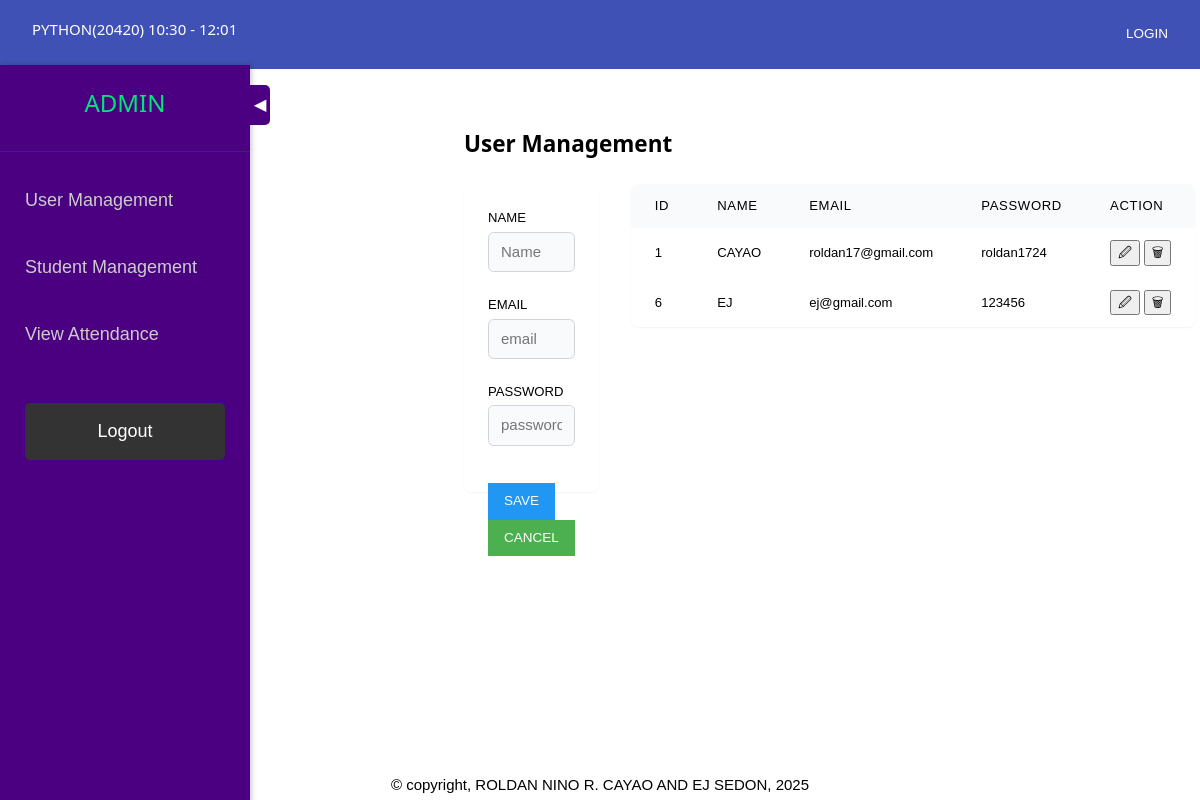
The page /admin on the database its author committed.
### tables this page shows
CREATE TABLE admin(id integer primary key autoincrement, name varchar(50), email varchar(50), password carchar(50));

### app.py (the view)
@app.route("/admin")
def admin()->None:
    school:list = getall('admin')
    return render_template("admin.html", adminlist = school)

### db/dbhelper.py (called while the page is built)
def getprocess(sql:str,vals:list)->list:
    data: list = []
    try:
        conn: any = connect(database)
        conn.row_factory = Row
        cursor: any = conn.cursor()
        cursor.execute(sql, vals)
        rows = cursor.fetchall()
        data = [dict(row) for row in rows]  # <-- convert to dict
    except Exception as e:
        print(f"Error: {e}")
    finally:
        cursor.close()
        conn.close()
    return data

def getall(table:str)->list:
    sql:str = f"SELECT * FROM {table}"
    return getprocess(sql,[])

### templates/admin.html (shortened to what this page needs)
{% extends 'base.html' %}
{% block content %}
	<div class="sidebar">
    <div class="sidebar-header">
        <h2 class="sidebar-title">ADMIN</h2>
		<div id="sidebarToggle" class="sidebar-toggle">◀</div>
    </div>
    <ul class="sidebar-nav">
        <li class="nav-item">
            <a href="/admin" class="nav-link">User Management</a>
        </li>
        <li class="nav-item">
            <a href="/student" class="nav-link">Student Management</a>
        </li>
        <li class="nav-item">
            <a href="/attendance" class="nav-link">View Attendance</a>
        </li>
        <li class="nav-item logout">
            <a href="/logout" class="nav-link">Logout</a>
        </li>
    </ul>
</div>
<main class="main-content">
	<div class="content-wrapper">
		<h2 class="main-title">User Management</h2>
			<div class="grid-layout">
				<div class="form-container">
					<div class="card form-card">
						<form method="POST" action="/saveadmin">
							<div class="form-group">
								<label class="form-label" for="name">NAME</label>
								<input class="form-input" id="name" name="name" placeholder="Name" type="name"/>
							</div>
							<div class="form-group">
								<label class="form-label" for="email">EMAIL</label>
								<input class="form-input" id="email" name="email" placeholder="email" type="email"/>
							</div>
							<div class="form-group">
								<label class="form-label" for="password">PASSWORD</label>
								<input class="form-input" id="password" name="password" placeholder="password" type="password"/>
							</div>
						<p class="w3-right">
							<input class="w3-button w3-blue" type='submit' value='SAVE'>
							<input type='button' value='CANCEL' class='w3-button w3-green' onclick='cancel()'>
						</p>
						</form>
					</div>
				</div>
				<div class="table-card-container">
					<div class="card table-container">
						<div class="table-scroll">
							<table class="table">
								<thead>
									<tr>
										<th scope="col">ID</th>
										<th scope="col">Name</th>
										<th scope="col">Email</th>
										<th scope="col">Password</th>
										<th scope="col">Action</th>
									</tr>
								</thead>
								{% for user in adminlist %}
										<tr>
											<td>{{ user['id'] }}</td>
											<td class="w3-hide-small w3-hide-medium">{{ user['name'].upper() }}</td>
											<td class="w3-hide-small w3-hide-medium">{{ user['email'] }}</td>
											<td class="w3-hide-small w3-hide-medium">{{ user['password'] }}</td>
											<td>
												<button onclick="editadmin('{{user['id']}}', '{{user['name']}}', '{{user['email']}}', '{{user['password']}}')">&#128393;</button>
												<button onclick="deleteadmin({{ user['id'] }})">&#128465;</button>
											</td>
										</tr>
										{% endfor%}
									</table>
								</div>
							</div>
						</div>
					</div>
				</div>
			</main>
		</div>
{% endblock %}

### static/css/w3.css (style rules this page uses)
*,*:before,*:after { box-sizing:inherit }
html { -ms-text-size-adjust:100%;-webkit-text-size-adjust:100% }
body { margin:0 }
article,aside,details,figcaption,figure,footer,header,main,menu,nav,section { display:block }
a { background-color:transparent }
button,input,select,textarea,optgroup { font:inherit;margin:0 }
button,input { overflow:visible }
button,select { text-transform:none }
button,[type=button],[type=reset],[type=submit] { -webkit-appearance:button }
html,body { font-family:Verdana,sans-serif;font-size:15px;line-height:1.5 }
html { overflow-x:hidden }
h2 { font-size:30px }
h1,h2,h3,h4,h5,h6 { font-family:"Segoe UI",Arial,sans-serif;font-weight:400;margin:10px 0 }
a { color:inherit }
.w3-btn,.w3-button { border:none;display:inline-block;padding:8px 16px;vertical-align:middle;overflow:hidden;text-decoration:none;color:inherit;background-color:inherit;text-align:center;cursor:pointer;white-space:nowrap }
.w3-btn,.w3-button { -webkit-touch-callout:none;-webkit-user-select:none;-khtml-user-select:none;-moz-user-select:none;-ms-user-select:none;user-select:none }
.w3-right { float:right!important }
.w3-blue,.w3-hover-blue:hover { color:#fff!important;background-color:#2196F3!important }
.w3-green,.w3-hover-green:hover { color:#fff!important;background-color:#4CAF50!important }

### templates/base.html (style rules this page uses)
body { margin: 0; font-family: Arial, sans-serif; }
.main-content { margin-left: 200px; padding: 20px; transition: margin-left 0.3s ease; }
.w3-button { padding: 8px 16px; font-size: 0.9rem; }

### templates/admin.html (style rules this page uses)
.sidebar { width: 250px; background-color: #4B0082; height: calc(100% - 50px); position: fixed; left: -250px; top: 65px; padding: 20px 0; box-shadow: 2px 0 5px rgba(0, 0, 0, 0.2); animation: slideIn 0.5s forwards; }
.sidebar-toggle { position: absolute; top: 20px; right: -20px; background-color: #4B0082; color: white; width: 20px; height: 40px; display: flex; align-items: center; justify-content: center; border-radius: 0 5px 5px 0; cursor: pointer; font-weight: bold; transition: transform 0.3s ease; }
.sidebar-toggle::after { content: ""; font-size: 16px; transition: transform 0.3s ease, content 0.3s ease; }
.sidebar-header { text-align: center; padding-bottom: 30px; border-bottom: 1px solid #333; margin-bottom: 20px; }
.sidebar-title { color: #00e676; font-size: 24px; margin: 0; }
.sidebar-nav { list-style: none; padding: 0; margin: 0; }
.nav-item { margin-bottom: 10px; }
.nav-link { display: block; padding: 15px 25px; color: #ccc; text-decoration: none; font-size: 18px; transition: background-color 0.3s ease, color 0.3s ease; }
.logout { margin-top: 40px; }
.logout .nav-link { background-color: #333; color: #fff; border-radius: 5px; text-align: center; margin: 0 25px; }
.main-content { flex: 1; padding: 32px; }
.content-wrapper { max-width: 1280px; margin: 0 auto; }
.main-title { font-size: 1.5rem; font-weight: 700; margin-bottom: 24px; }
.grid-layout { display: grid; grid-template-columns: 1fr; gap: 32px; }
@media (min-width: 1024px) { .grid-layout { grid-template-columns: 1fr 2fr; } }
.card { background-color: var(--surface-light); border: 1px solid var(--border-light); border-radius: 0.5rem; box-shadow: 0 1px 2px 0 rgb(0 0 0 / 0.05); }
.form-card { padding: 24px; }
.form-group { margin-bottom: 1.5rem; }
.form-label { display: block; font-size: 0.875rem; font-weight: 500; color: var(--text-light-secondary); margin-bottom: 4px; }
.form-input { width: 100%; padding: 8px 12px; border: 1px solid #d1d5db; border-radius: 0.375rem; background-color: #f9fafb; color: var(--text-light-primary); transition: border-color 0.2s; }
.table-container { border: 1px solid var(--border-light); border-radius: 0.5rem; overflow: hidden; }
.table-scroll { overflow-x: auto; }
.table { width: 100%; border-collapse: collapse; font-size: 0.875rem; text-align: left; }
.table thead { background-color: #f9fafb; }
.table th, .table td { padding: 12px 24px; white-space: nowrap; }
.table th { font-weight: 500; color: var(--text-light-tertiary); text-transform: uppercase; letter-spacing: 0.05em; }
.table tbody tr { border-top: 1px solid var(--border-light); }

### rows shown on the page
admin: id "1", name "CAYAO", email "roldan17@gmail.com", password "roldan1724"
admin: id "6", name "EJ", email "ej@gmail.com", password "123456"
